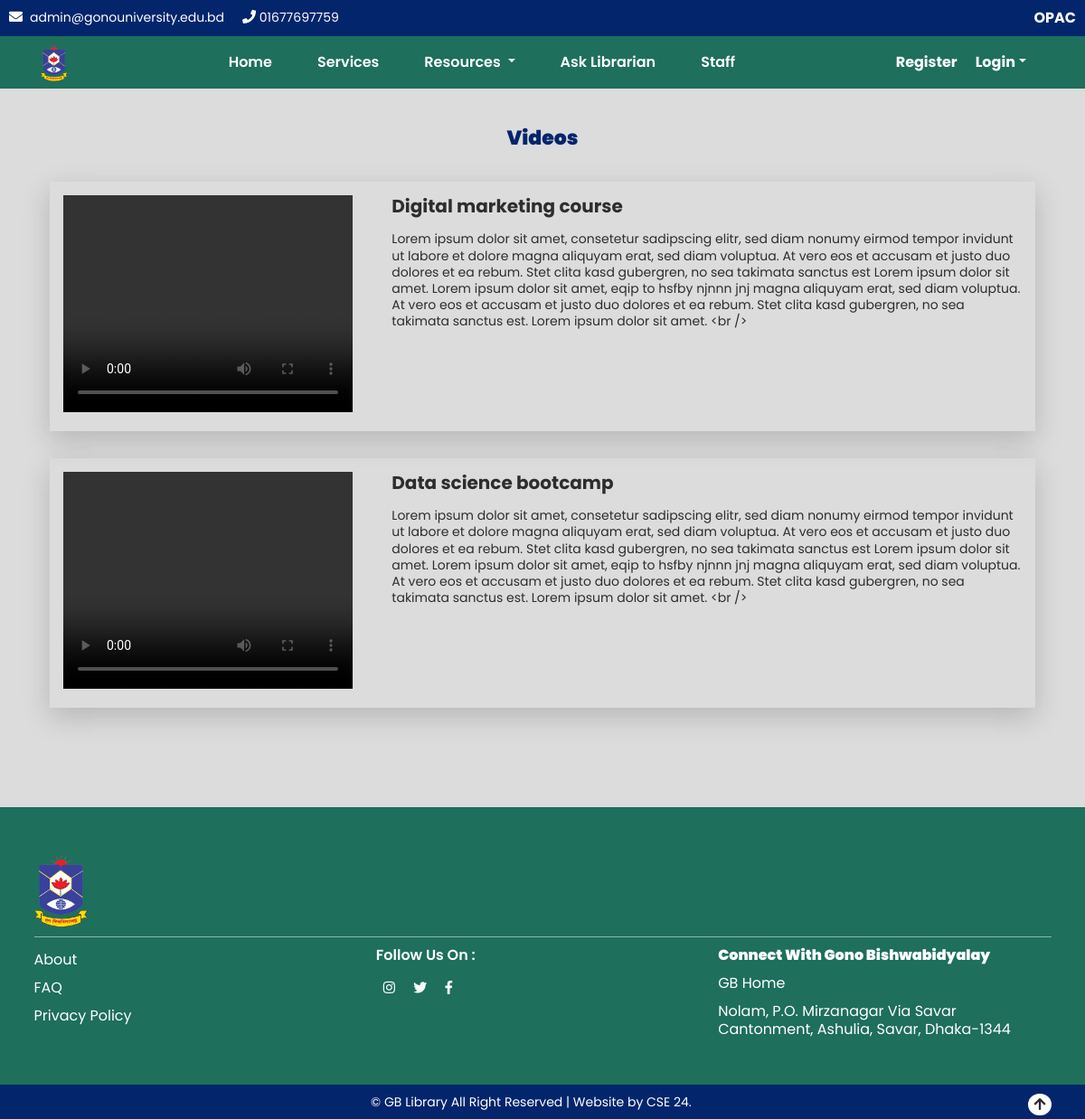
Screenshot of /allvideos.php with the database file from the repository.
### tables this page shows
CREATE TABLE `tbl_video` (
  `id` int(11) NOT NULL,
  `title` varchar(255) NOT NULL,
  `type` varchar(255) NOT NULL,
  `author` varchar(255) NOT NULL,
  `description` text NOT NULL,
  `image` varchar(255) NOT NULL,
  `status` tinyint(4) NOT NULL,
  `files` varchar(255) NOT NULL
);

### lib/session.php (called while the page is built, shortened)
<?php
    class Session{
     public static function get($key){
      if (isset($_SESSION[$key])) {
       return $_SESSION[$key];
      } else {
       return false;
      }
     }
    }
    ?>

### lib/database.php (called while the page is built, shortened)
<?php
Class Database{
 public $host   = DB_HOST;
 public $user   = DB_USER;
 public $pass   = DB_PASS;
 public $dbname = DB_NAME;
 public $link;
private function connectDB(){
 $this->link = new mysqli($this->host, $this->user, $this->pass,
  $this->dbname);
 }
public function select($query){
  $result = $this->link->query($query) or
   die($this->link->error.__LINE__);
  if($result->num_rows > 0){
    return $result;
  } else {
    return false;
    echo "not connected";
  }
 }
}

### classes/videoClass.php (called while the page is built, shortened)
<?php
class VideoClasses{
		private $db;
		function __construct()
		{
			$this->db = new Database();
		}
        public function getVideo(){
            $query = "SELECT * FROM tbl_video WHERE status=0 ORDER BY id";
            $result = $this->db->select($query);
            if ($result && mysqli_num_rows($result)>0) {
                return $result;
            }
            else{
                return false;
            }
        }
    }
?>

### allvideos.php (the view)
<?php include "./inc/header.php" ?>
<?php
  include "./classes/videoClass.php";
  $bk = new VideoClasses();
  $getVideo = $bk->getVideo();
?>
<div id="maindash" class="heremainpart">
  <section class="container mt-5 p-5">
    <div class="row">
      <h1 class="typetitle">Videos</h1>
    </div>
    <?php
        if (isset($getVideo) && $getVideo!=false) {
          while ($vid = $getVideo->fetch_assoc()) {
      ?>
    <div class="row d-flex shadow-lg my-5">
      <div class="col-lg-4 col-sm-12 p-4 m-0">
        <video width="320" height="240" controls>
          <source src="<?php echo str_replace("../",'',$vid['files']); ?>" >
        </video>
      </div>
      <div class="col-lg-8 col-sm-12 p-4">
        <h2 class="fw-bold mb-2"><?php echo $vid['title']; ?></h2>
        <p class="mt-4">
          <?php echo $vid['description']; ?>
        </p>
      </div>
    </div>
    <?php
          }
        }else{
          echo "No Data";
        }
      ?>
  </section>
</div>
<?php include "./inc/footer.php" ?>

### inc/header.php (shortened to what this page needs)
<?php
    include "lib/session.php";
?>
<?php include './lib/database.php'; ?>
<!DOCTYPE html>
<html lang="en">
<head>
  <link href="https://cdn.jsdelivr.net/npm/bootstrap@5.0.0-beta2/dist/css/bootstrap.min.css" rel="stylesheet"
>
  <link rel="stylesheet" href="https://cdn.jsdelivr.net/npm/bootstrap-icons@1.4.0/font/bootstrap-icons.css">
  <link rel="stylesheet" href="https://use.fontawesome.com/releases/v5.7.0/css/all.css"
>
  <link rel="stylesheet" href="./assets/css/style.css">
</head>
<body>
  <div class="main-section">
    <div class="maintop fullmaintop">
      <div class="topcontact">
        <div class="gbmail">
          <i class="fas fa-envelope"></i><span>admin@gonouniversity.edu.bd</span>
        </div>
        <div class="gbcontact">
          <i class="fas fa-phone"></i>
          <span>01677697759</span>
        </div>
      </div>
      <a href="" class="catalog">OPAC</a>
    </div>
    <header id="mainheader" class="topheader fulltopheader">
      <div class="container landheader">
        <nav class="navbar navbar-expand-lg adminnav">
          <div class="container-fluid">
            <div class="navbar-brand adminlogo">
              <img src="./assets/img/GBlogo.png" alt="/GBlogo">
            </div>
            <div class="collapse navbar-collapse mainmenu" id="navbarSupportedContent">
              <ul class="navbar-nav">
                <li class="nav-item">
                  <a class="nav-link active" aria-current="page" href="index.php">Home</a>
                </li>
                <li class="nav-item">
                  <a class="nav-link" href="services.php">Services</a>
                </li>
                <li class="nav-item dropdown">
                  <a class="nav-link dropdown-toggle" href="#" id="navbarDropdown" role="button"
                    data-bs-toggle="dropdown" aria-expanded="false">
                    Resources
                  </a>
                </li>
                <li class="nav-item">
                  <?php
                      if (Session::get('Ulogin') ==false && Session::get('Utype') == '') {
                  ?>
                  <a class="nav-link"  href="register.php">Ask Librarian</a>
                  <?php
                        }else{
                    ?>
                  <a class="nav-link"  href="allmessage.php">Ask Librarian</a>
                  <?php
                        }
                    ?>
                </li>
                <li class="nav-item">
                  <a class="nav-link" href="staff.php" tabindex="-1" aria-disabled="true">Staff</a>
                </li>
              </ul>
            </div>
            <?php
                if (Session::get('Ulogin') ==false && Session::get('Utype') == '') {
            ?>
            <div class="signlog">
              <ul class="nav justify-content-end">
                <li class="nav-item">
                  <a class="nav-link" aria-current="page" href="register.php">Register</a>
                </li>
                <li class="nav-item">
                  <a class="nav-link dropdown-toggle" data-bs-toggle="dropdown" href="#" role="button"
                    aria-expanded="false">Login</a>
                </li>
              </ul>
            </div>
          <?php
                }
          ?>
          </div>
        </nav>
      </div>
    </header>

### inc/footer.php (shortened to what this page needs)
    <footer class="bottomfooter fullbottomfooter">
        <div class="container">
          <img src="./assets/img/GBlogo.png" alt="GBlogo">
          <hr>
          <div class="row">
            <div class="col-lg-4 col-sm-6 leftlink">
              <ul class="nav flex-column">
                <li class="nav-item">
                  <a class="nav-link" aria-current="page" href="about.php">About</a>
                </li>
                <li class="nav-item">
                  <a class="nav-link" href="faq.php">FAQ</a>
                </li>
                <li class="nav-item">
                  <a class="nav-link" href="policy.php">Privacy Policy</a>
                </li>
              </ul>
            </div>
            <div class="col-lg-4 col-sm-6 sociallink">
              <div class="follow">Follow Us On :</div>
                <a href=""><i class="fab fa-instagram"></i></a>
                <a href=""><i class="fab fa-twitter"></i></a>
                <a href=""><i class="fab fa-facebook-f"></i></a>
            </div>
            <div class="col-lg-4 col-sm-12 footeraddress">
              <div class="connect">Connect With Gono Bishwabidyalay</div>
              <a href="https://www.gonouniversity.edu.bd/" class="gbhome">GB Home</a>
              <div class="areaaddress">
                Nolam, P.O. Mirzanagar Via Savar Cantonment, Ashulia, Savar, Dhaka-1344
              </div>
            </div>
          </div>
        </div>
      </footer>
        <div class="underfooter fullunderfooter">
          <div class="container">
              © GB Library All Right Reserved | Website by CSE 24.
              <a href="#maindash" class="uparrow"><i class="fas fa-arrow-up"></i></a>
          </div>
        </div>
</body>
</html>

### assets/css/style.css (style rules this page uses)
:root { --bg-color:#DCDCDD; --blue:#03256C; --green: #1E6F5C; --sky:#B8C6E2; --white:#ffffff; --black:#2D2D2D; }
* { margin: 0; padding: 0; box-sizing: border-box; list-style: none; text-decoration: none; }
html { font-size: 62.5%; scroll-behavior: smooth; }
body { font-family: Poppins; text-rendering: optimizeLegibility; line-height: 1.3; font-size: 1.6rem; background-color: var(--bg-color); color: var(--black); overflow-x: hidden; }
p { font-size: 1.4rem; }
hr { background-color: var(--white); opacity: 0.5; }
i { font-size: 1.5rem; }
.row { --bs-gutter-x: 1rem; }
.maintop { background-color: var(--blue); color: var(--white); padding: 1rem; height: 4rem; z-index: 100; position: relative; width: 80%; left: 20%; }
.fullmaintop { width: 100%; left: 0; }
.topcontact { display: flex; float: left; font-size: 1.4rem; }
.gbmail i { padding-right: .8rem; }
.gbcontact { margin-left: 2rem; }
.catalog { color: var(--white); float: right; font-weight: bolder; text-decoration: none; }
.topheader { width:80%; float: right; z-index: 100; background-color: var(--green); left: 20%; }
.fulltopheader { width: 100%; left: 0; }
header { position: fixed; width: 100%; }
.adminlogo img { width: 3rem; }
.navbar { padding-right: 1rem; }
.navbar-expand-lg .navbar-nav .nav-link { color: var(--white); padding: 0 2.5rem; font-weight: 600; }
.mainmenu { justify-content: center; }
.topheader .navbar ul li:nth-last-of-type(-n+2) { display: none; }
.fulltopheader .navbar ul li:nth-last-of-type(-n+2) { display: none; }
.landheader .navbar ul li:nth-last-of-type(-n+2) { display: inline; }
.signlog, .signlog a { color: var(--white); font-weight: bold; text-decoration: none; }
.main-section { margin-left: 0; }
.bottomfooter { padding: 5rem 0; background-color: var(--green); color: var(--white); width: 80%; left: 20%; z-index: 100; position: relative; }
.fullbottomfooter { width: 100%; left: 0; }
footer img { width: 6rem; }
.leftlink a { color: var(--white); padding-left: 0; }
.follow { margin-bottom: 1.5rem; font-weight: 600; }
.sociallink a { color: var(--white); padding: 0 .8rem; }
.connect { margin-bottom: 1rem; font-weight: 900; }
.footeraddress .gbhome { color: var(--white); text-decoration: none; cursor: pointer; }
.areaaddress { margin-top: 1rem; }
.underfooter { background-color: var(--blue); padding: 1rem 0; color: var(--white); text-align: center; font-size: 1.4rem; width: 80%; left: 20%; z-index: 100; position: relative; }
.fullunderfooter { width: 100%; left: 0; }
.uparrow { float: right; color: var(--black); background-color: var(--white); padding: .3rem .6rem; border-radius: 50%; }
a:link { text-decoration: none!important; cursor: pointer; }
ul { padding-left: 0; }
.heremainpart { margin: 5rem 0; }
.typetitle { color:var(--blue); font-weight: 900; text-align: center; font-size: 2.2rem; margin-top: 2rem; }

### rows the page displays
tbl_video: title "Digital marketing course", description "Lorem ipsum dolor sit amet, consetetur sadipscing elitr, sed diam nonumy eirmod tempor invidunt ut labore et dolore magna aliquyam erat, sed diam voluptua. At vero eos et accusam et justo duo dolores et ea rebum. Stet clita kasd gubergren, no sea takimata sanctus est Lorem ipsum dolor sit amet. Lorem ipsum dolor sit amet, eqip to hsfby njnnn jnj magna aliquyam erat, sed diam voluptua. At vero eos et accusam et justo duo dolores et ea rebum. Stet clita kasd gubergren, no sea takimata sanctus est. Lorem ipsum dolor sit amet. <br />"
tbl_video: title "Data science bootcamp", description "Lorem ipsum dolor sit amet, consetetur sadipscing elitr, sed diam nonumy eirmod tempor invidunt ut labore et dolore magna aliquyam erat, sed diam voluptua. At vero eos et accusam et justo duo dolores et ea rebum. Stet clita kasd gubergren, no sea takimata sanctus est Lorem ipsum dolor sit amet. Lorem ipsum dolor sit amet, eqip to hsfby njnnn jnj magna aliquyam erat, sed diam voluptua. At vero eos et accusam et justo duo dolores et ea rebum. Stet clita kasd gubergren, no sea takimata sanctus est. Lorem ipsum dolor sit amet. <br />"
